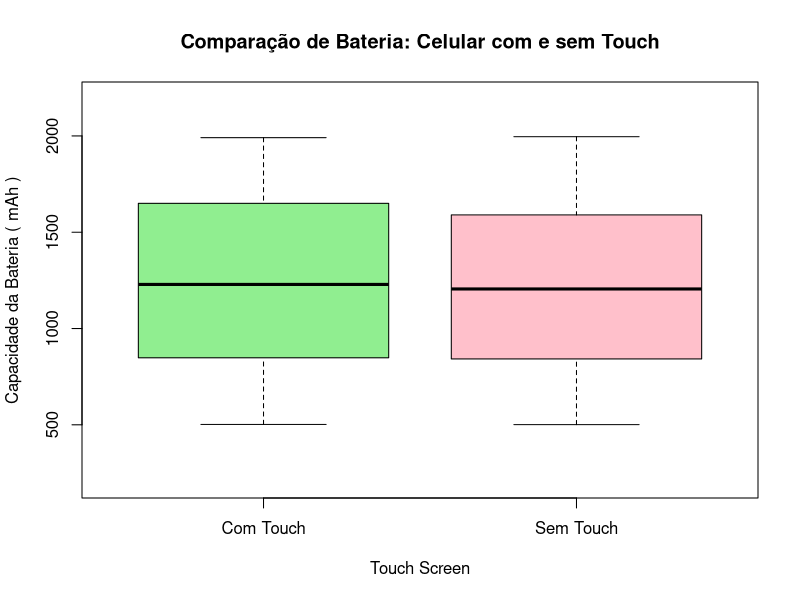
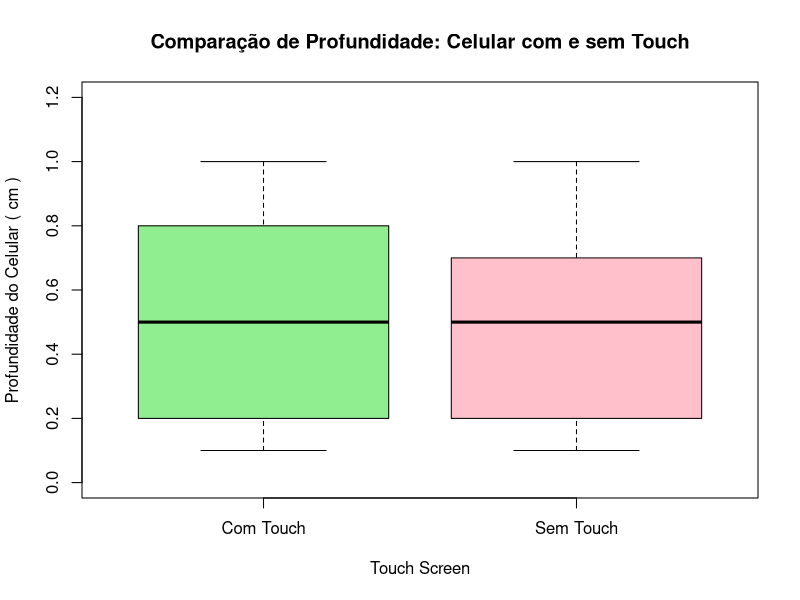
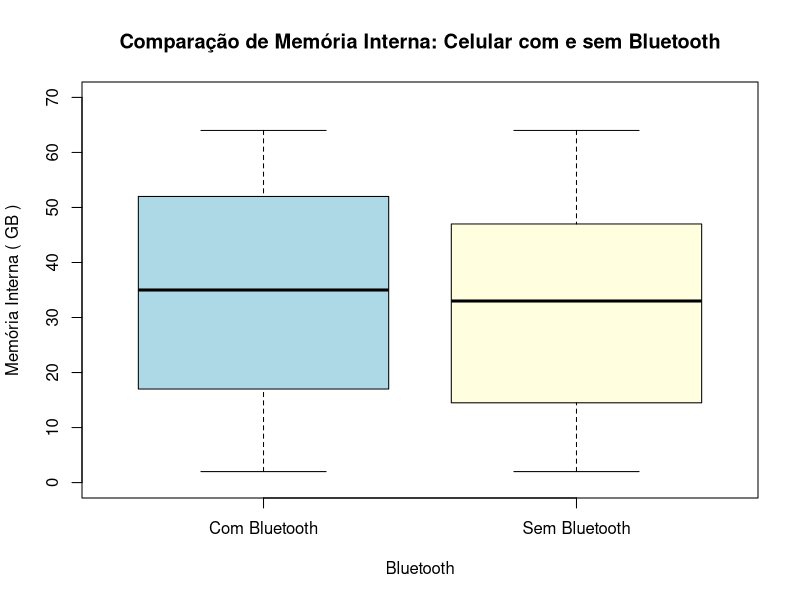

Recreate these plots in R, in order.
#0 Leitura da base de dados e amostra aleatória simples de 600 celulares
dados <- read.csv2("mobile.csv", dec=".")

library("dplyr")

set.seed("12345")
tam_amostra = 600

amostra = sample_n(dados, tam_amostra)

## Função para cálculo do coeficiente de variação
cof_var <- function(values){
  return(100*sd(values)/mean(values))
}

###########################################################################################
#1 Calcule a média, desvio padrão e coeficiente de variação para as seguintes variáveis: ##
###########################################################################################

## (a)  “battery_power”, em função das categorias da variável “touch_screen”;
by(amostra$battery_power, amostra$touch_screen, mean)
by(amostra$battery_power, amostra$touch_screen, sd)
by(amostra$battery_power, amostra$touch_screen, cof_var)

## (b)  “m_dep”, em função das categorias da variável “touch_screen”;
by(amostra$m_dep, amostra$touch_screen, mean)
by(amostra$m_dep, amostra$touch_screen, sd)
by(amostra$m_dep, amostra$touch_screen, cof_var)


## (c)  “int_memory”, em função das categorias da variável “blue”.
by(amostra$int_memory, amostra$blue, mean)
by(amostra$int_memory, amostra$blue, sd)
by(amostra$int_memory, amostra$blue, cof_var)


###########################################################################################
#2 Faça os gráficos de caixa das análises dos itens 1a, 1b, 1c e tire conclusões. #########
###########################################################################################

## Mudança de valores de variáveis para melhor interpretação
amostra$touch_screen = case_match(amostra$touch_screen, 0~"Sem Touch", 1~"Com Touch")
amostra$blue = case_match(amostra$blue, 0~"Sem Bluetooth", 1~"Com Bluetooth")

## (a)  Gráfico de Caixa: “battery_power” x “touch_screen”;
boxplot(battery_power~touch_screen,
        data = amostra,
        main = "Comparação de Bateria: Celular com e sem Touch",
        xlab = "Touch Screen",
        ylab = "Capacidade da Bateria ( mAh )",
        col  = c("lightgreen","pink"),
        ylim = c(200, 2200))

## (b)  Gráfico de Caixa: “m_dep” x “touch_screen”;
boxplot(m_dep~touch_screen,
        data = amostra,
        main = "Comparação de Profundidade: Celular com e sem Touch",
        xlab = "Touch Screen",
        ylab = "Profundidade do Celular ( cm )",
        col  = c("lightgreen","pink"),
        ylim = c(0.0, 1.2))


## (c)  Gráfico de Caixa: “int_memory” x “blue”.
boxplot(int_memory~blue,
        data = amostra,
        main = "Comparação de Memória Interna: Celular com e sem Bluetooth",
        xlab = "Bluetooth",
        ylab = "Memória Interna ( GB )",
        col  = c("lightblue","lightyellow"),
        ylim = c(0,70))
